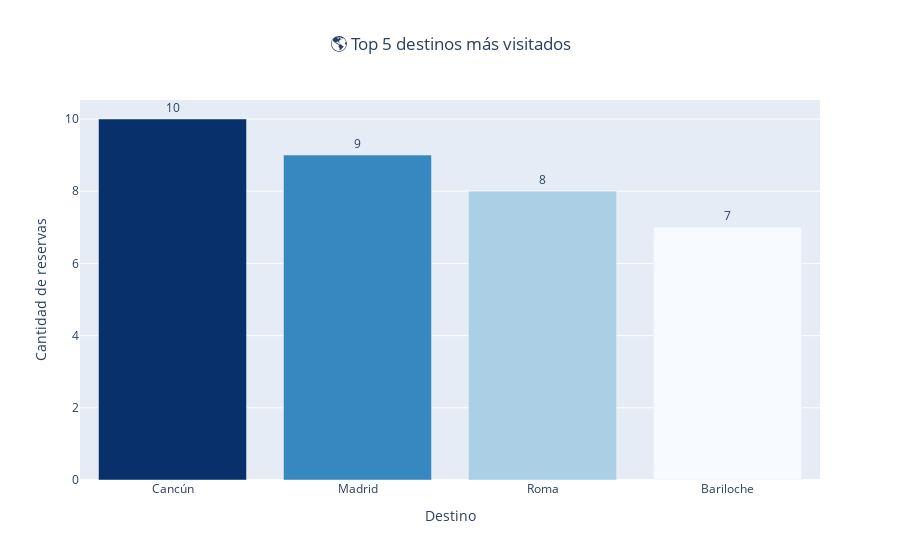

Notebook cell for this chart:
### Markdown cell above
Ejercicio 2m:

### Code cell
import pandas as pd
import plotly.express as px

def top5_destinos_mas_visitados_plotly():
    """
    Muestra el TOP 5 de destinos más visitados (reservas confirmadas o pagadas),
    con gráfico interactivo en Plotly.
    """
    print("\n" + "="*80)
    print("2.m.i — TOP 5 DESTINOS MÁS VISITADOS")
    print("="*80)

    # Reservas confirmadas o pagadas por destino
    reservas = list(db.reservas.aggregate([
        {"$match": {"estado": {"$in": ["Confirmada", "Pagada"]}}},
        {"$group": {"_id": "$destino_id", "cantidad": {"$sum": 1}}},
        {"$sort": {"cantidad": -1}},
        {"$limit": 5}
    ]))

    # Mapeo destino_id → ciudad
    destinos_dict = {d["destino_id"]: d["ciudad"] for d in db.destinos.find({}, {"_id": 0, "destino_id": 1, "ciudad": 1})}
    ciudades = [destinos_dict.get(a["_id"], str(a["_id"])) for a in reservas]
    valores = [a["cantidad"] for a in reservas]

    # DataFrame
    df = pd.DataFrame({"Destino": ciudades, "Reservas": valores})

    # Gráfico de barras (color más fuerte = más reservas)
    fig = px.bar(
        df,
        x="Destino",
        y="Reservas",
        color="Reservas",
        color_continuous_scale="Blues",
        title="🌎 Top 5 destinos más visitados",
        text="Reservas"
    )
    fig.update_traces(textposition="outside")
    fig.update_layout(
        xaxis_title="Destino",
        yaxis_title="Cantidad de reservas",
        title_x=0.5,
        coloraxis_showscale=False
    )
    fig.show()

    # 5️⃣ Mensaje del destino más visitado
    top_destino = df.iloc[0]
    print(f"🏆 El destino más visitado es **{top_destino['Destino']}**, con {top_destino['Reservas']} reservas.")
    return df

# Ejecutar
df_top5_destinos = top5_destinos_mas_visitados_plotly()

### Figure 1 — Plotly figure (JSON) as saved in the notebook; plotly's stock layout.template omitted (floating-point values rounded to 4 significant figures)
{"data": [{"hovertemplate": "Destino=%{x}<br>Reservas=%{marker.color}<extra></extra>", "legendgroup": "", "marker": {"color": [10, 9, 8, 7], "coloraxis": "coloraxis", "pattern": {"shape": ""}}, "name": "", "orientation": "v", "showlegend": false, "text": [10.0, 9.0, 8.0, 7.0], "textposition": "outside", "type": "bar", "x": ["Cancún", "Madrid", "Roma", "Bariloche"], "xaxis": "x", "y": [10, 9, 8, 7], "yaxis": "y"}], "layout": {"barmode": "relative", "coloraxis": {"colorbar": {"title": {"text": "Reservas"}}, "colorscale": [[0, "rgb(247,251,255)"], [0.125, "rgb(222,235,247)"], [0.25, "rgb(198,219,239)"], [0.375, "rgb(158,202,225)"], [0.5, "rgb(107,174,214)"], [0.625, "rgb(66,146,198)"], [0.75, "rgb(33,113,181)"], [0.875, "rgb(8,81,156)"], [1, "rgb(8,48,107)"]], "showscale": false}, "legend": {"tracegroupgap": 0}, "title": {"text": "🌎 Top 5 destinos más visitados", "x": 0.5}, "xaxis": {"anchor": "y", "domain": [0, 1], "title": {"text": "Destino"}}, "yaxis": {"anchor": "x", "domain": [0, 1], "title": {"text": "Cantidad de reservas"}}}}
